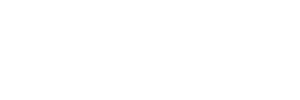
Frame 1 (no input)
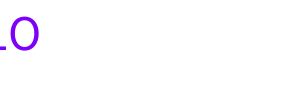
Frame 60 (the mouse pressed at the canvas centre just before this capture)
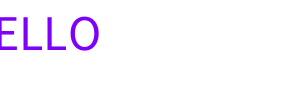
Frame 120 (the mouse held since frame 60 and released just before this capture)

The Processing sketch that drew these frames (run headless with seeded random() and noise(); from frame 60 on, the mouse is pressed at the canvas centre):

// Processing sketch: Repeated_Move_of_Characters_HELLO_
// ── Repeated_Move_of_Characters_HELLO_.pde
/* 여기에 표시되는 코드의 색과 프로세싱에 표시되는 코드의 색은 다릅니다.*/
int x = -160;

void setup() {
  size(300, 100);
  fill(125, 0, 250);
  textSize(50);
}

void draw() {
  background(255); 
  text("HELLO", x, 50); 
  x++;                
  if(x == width){ // x가 끝으로 가면
    x = -160;      // 처음으로 돌아갑니다.
  }
}
